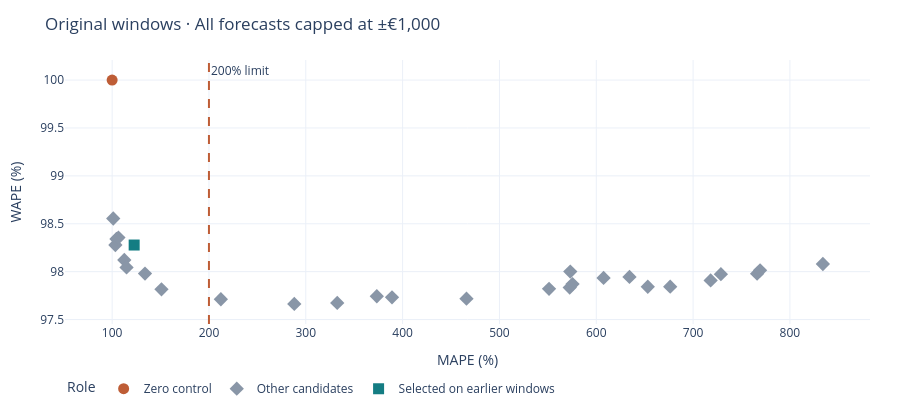

Source (notebook cell):
### Code cell
primary = scores.filter(pl.col("study") == "Original 2022 windows").with_columns(
    pl.when(pl.col("Selected")).then(pl.lit("Selected on earlier windows"))
    .when(pl.col("model") == "Zero control").then(pl.lit("Zero control"))
    .otherwise(pl.lit("Other candidates")).alias("Role"),
)
fig = px.scatter(
    primary.to_pandas(), x="MAPE (%)", y="WAPE (%)", color="Role", symbol="Role",
    color_discrete_map={
        "Selected on earlier windows": "#147D83",
        "Zero control": "#BE5D36",
        "Other candidates": "#8996A7",
    },
    hover_name="model", hover_data={"Capped forecasts (%)": ":.2f"},
    title="Original windows · All forecasts capped at ±€1,000",
)
fig.update_traces(marker_size=11)
fig.add_vline(x=threshold, line_dash="dash", line_color="#BE5D36", annotation_text="200% limit")
fig.update_layout(
    template="plotly_white", height=415, legend=dict(orientation="h", y=-0.19),
    margin=dict(l=65, r=30, t=60, b=80),
)
fig.show(config={"responsive": True, "displaylogo": False})

### Figure 1 — Plotly figure (JSON) as saved in the notebook; plotly's stock layout.template omitted (floating-point values rounded to 4 significant figures)
{"data": [{"customdata": [[0.0]], "hovertemplate": "<b>%{hovertext}</b><br><br>Role=Zero control<br>MAPE (%)=%{x}<br>WAPE (%)=%{y}<br>Capped forecasts (%)=%{customdata[0]:.2f}<extra></extra>", "hovertext": ["Zero control"], "legendgroup": "Zero control", "marker": {"color": "#BE5D36", "size": 11, "symbol": "circle"}, "mode": "markers", "name": "Zero control", "orientation": "v", "showlegend": true, "type": "scatter", "x": [100.0], "xaxis": "x", "y": [100.0], "yaxis": "y"}, {"customdata": [[25.47], [30.69], [29.2], [28.33], [33.6], [33.67], [36.2], [37.5], [39.86], [41.58], [41.94], [38.78], [42.3], [43.19], [42.8], [41.87], [43.29], [43.4], [47.12], [47.28], [42.67], [43.6], [44.04], [47.47], [47.32], [47.48], [48.35]], "hovertemplate": "<b>%{hovertext}</b><br><br>Role=Other candidates<br>MAPE (%)=%{x}<br>WAPE (%)=%{y}<br>Capped forecasts (%)=%{customdata[0]:.2f}<extra></extra>", "hovertext": ["Calibrated MAPE median 365", "Calibrated Median mixed", "Calibrated Mean MAPE medians", "MAPE median 365", "MAPE median 90", "Mean MAPE medians", "MAPE median 30", "Chronos quantile pool (MAPE)", "Median mixed", "Chronos-2 Small", "Mean two Chronos", "Mean mixed", "Chronos-Bolt Tiny", "Mean Chronos and persistence", "SMA 28", "SMA 14", "Seasonal naive 7", "SMA 7", "Calendar changes", "Two-part calendar", "Local level", "Mean classical", "Damped Holt", "Last balance", "AR(1) changes", "Weekday changes", "Drift 90"], "legendgroup": "Other candidates", "marker": {"color": "#8996A7", "size": 11, "symbol": "diamond"}, "mode": "markers", "name": "Other candidates", "orientation": "v", "showlegend": true, "type": "scatter", "x": [101.2, 103.4, 104.5, 106.5, 112.6, 114.9, 134.0, 151.0, 212.3, 288.1, 332.5, 373.4, 389.1, 466.0, 551.2, 572.6, 573.2, 575.5, 607.5, 634.3, 653.2, 676.4, 718.1, 728.7, 766.1, 769.2, 834.0], "xaxis": "x", "y": [98.56, 98.28, 98.34, 98.36, 98.12, 98.04, 97.98, 97.82, 97.71, 97.66, 97.67, 97.74, 97.73, 97.72, 97.82, 97.83, 98.0, 97.87, 97.93, 97.95, 97.84, 97.84, 97.91, 97.97, 97.98, 98.01, 98.08], "yaxis": "y"}, {"customdata": [[33.05]], "hovertemplate": "<b>%{hovertext}</b><br><br>Role=Selected on earlier windows<br>MAPE (%)=%{x}<br>WAPE (%)=%{y}<br>Capped forecasts (%)=%{customdata[0]:.2f}<extra></extra>", "hovertext": ["Calibrated Chronos quantile pool (MAPE)"], "legendgroup": "Selected on earlier windows", "marker": {"color": "#147D83", "size": 11, "symbol": "square"}, "mode": "markers", "name": "Selected on earlier windows", "orientation": "v", "showlegend": true, "type": "scatter", "x": [122.8], "xaxis": "x", "y": [98.28], "yaxis": "y"}], "layout": {"annotations": [{"showarrow": false, "text": "200% limit", "x": 200, "xanchor": "left", "xref": "x", "y": 1, "yanchor": "top", "yref": "y domain"}], "height": 415, "legend": {"orientation": "h", "title": {"text": "Role"}, "tracegroupgap": 0, "y": -0.19}, "margin": {"b": 80, "l": 65, "r": 30, "t": 60}, "shapes": [{"line": {"color": "#BE5D36", "dash": "dash"}, "type": "line", "x0": 200, "x1": 200, "xref": "x", "y0": 0, "y1": 1, "yref": "y domain"}], "title": {"text": "Original windows · All forecasts capped at ±€1,000"}, "xaxis": {"anchor": "y", "domain": [0.0, 1.0], "title": {"text": "MAPE (%)"}}, "yaxis": {"anchor": "x", "domain": [0.0, 1.0], "title": {"text": "WAPE (%)"}}}}
